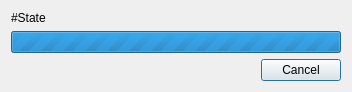
<?xml version="1.0" encoding="UTF-8"?>
<ui version="4.0">
 <class>ArincParserDialog</class>
 <widget class="QDialog" name="ArincParserDialog">
  <property name="geometry">
   <rect>
    <x>0</x>
    <y>0</y>
    <width>352</width>
    <height>87</height>
   </rect>
  </property>
  <property name="maximumSize">
   <size>
    <width>16777215</width>
    <height>87</height>
   </size>
  </property>
  <property name="windowTitle">
   <string/>
  </property>
  <layout class="QVBoxLayout" name="verticalLayout">
   <item>
    <widget class="QLabel" name="stateLabel">
     <property name="text">
      <string notr="true">#State</string>
     </property>
    </widget>
   </item>
   <item>
    <widget class="QProgressBar" name="progressBar">
     <property name="maximum">
      <number>0</number>
     </property>
     <property name="value">
      <number>0</number>
     </property>
    </widget>
   </item>
   <item>
    <widget class="QDialogButtonBox" name="operButtons">
     <property name="orientation">
      <enum>Qt::Horizontal</enum>
     </property>
     <property name="standardButtons">
      <set>QDialogButtonBox::Cancel</set>
     </property>
    </widget>
   </item>
  </layout>
 </widget>
 <resources/>
 <connections/>
</ui>
